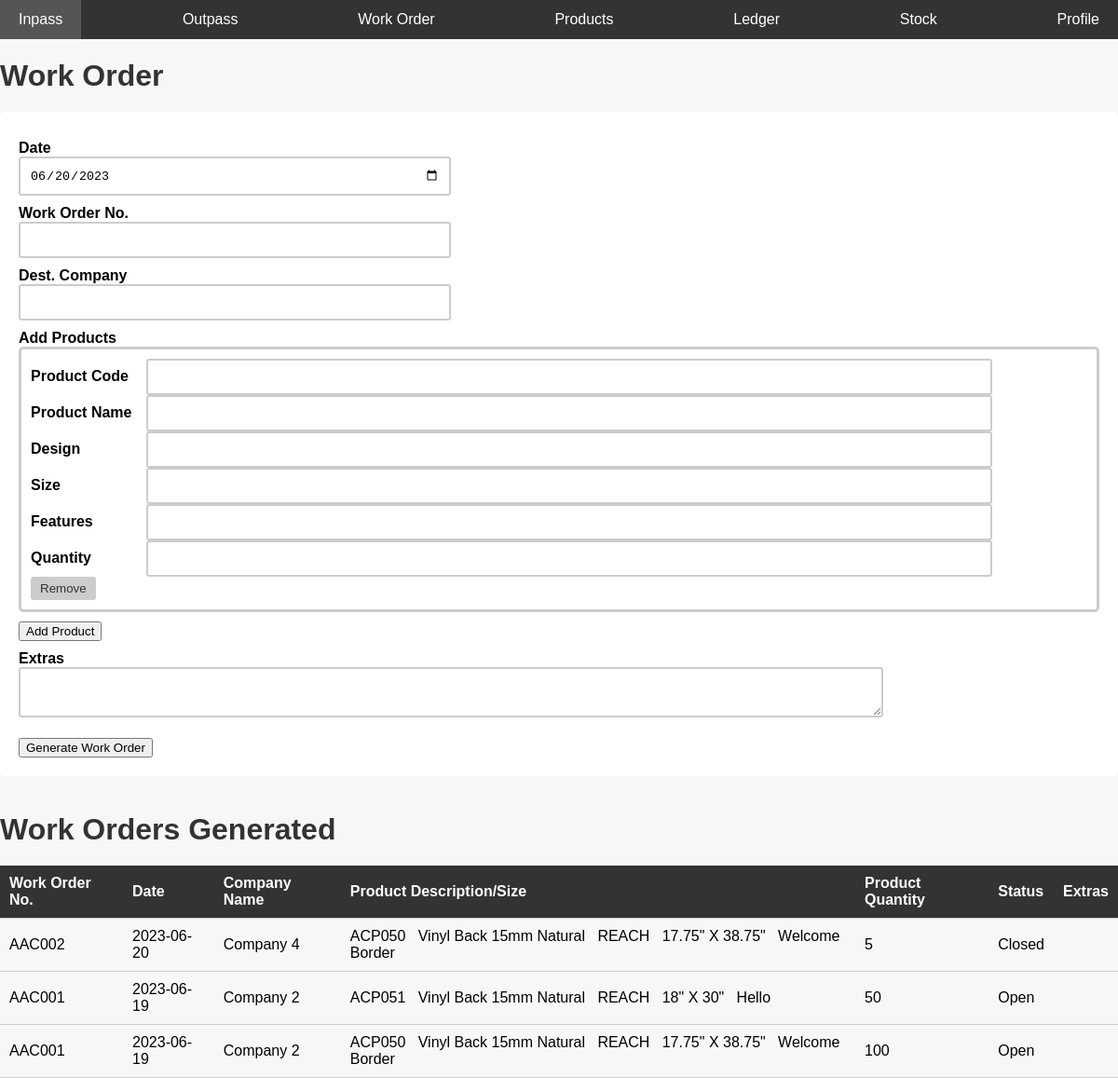
Page /workorder.php on the earlier database version.
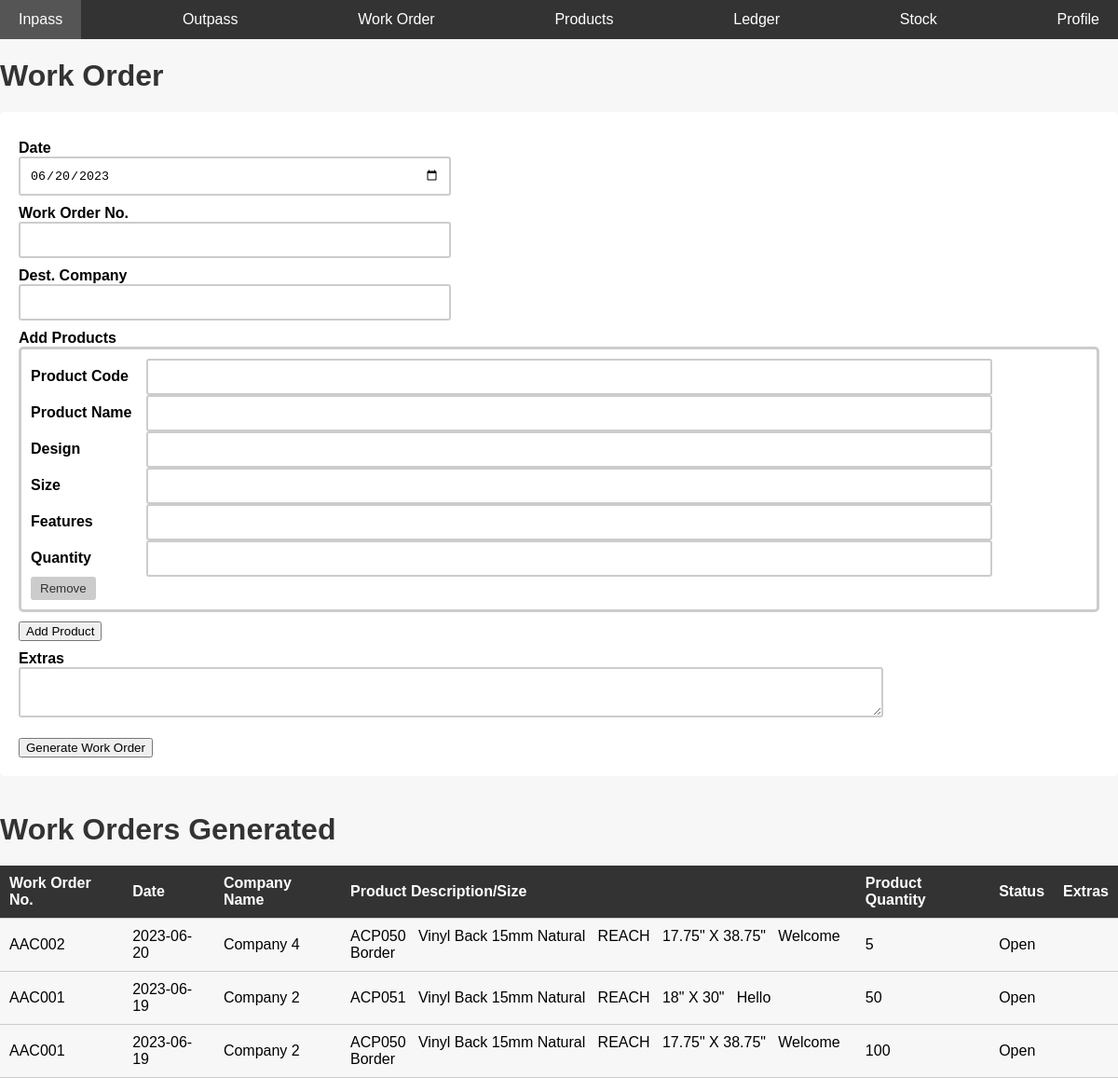
Same page on the later database version.
### tables this page shows
CREATE TABLE IF NOT EXISTS `work_orders` (
  `id` int NOT NULL AUTO_INCREMENT,
  `date` date NOT NULL,
  `work_order_no` varchar(25) NOT NULL,
  `company` varchar(50) NOT NULL,
  `extras` varchar(50) NOT NULL,
  `status` varchar(20) NOT NULL DEFAULT 'Open',
  PRIMARY KEY (`id`)
);

CREATE TABLE IF NOT EXISTS `work_order_products` (
  `work_order_no` varchar(25) NOT NULL,
  `code` varchar(25) NOT NULL,
  `name` varchar(50) NOT NULL,
  `design` varchar(50) NOT NULL,
  `size` varchar(25) NOT NULL,
  `features` varchar(50) NOT NULL,
  `qty` int NOT NULL
);

### workorder.php (the view, shortened to what this page needs)
<?php
include 'conn.php';
include 'nav.php';
?>
<?php
$sql4 = "select * from work_orders,work_order_products where work_orders.work_order_no = work_order_products.work_order_no order by date desc";
$retval3 = mysqli_query($conn, $sql4);
?>
<html>
<link rel="stylesheet" href="css/inpass.css">
<body>
    <h1>Work Order</h1>
    <form name='work_orders' method="POST">
        <label>Date</label>
        <input type="date" id='date' name='date'> <br>
        <label>Work Order No.</label>
        <input type="text" name='work_order_no'> <br>
        <label>Dest. Company</label>
        <input list='companylist' type="text" name='company_name'>
         <br>
        <label>Add Products</label>
        <div id='product_fields'>
        </div>
        <button type="button" id="add_product_field">Add Product</button> <br>
        <label>Extras</label>
        <textarea name='extras'></textarea> <br> <br>
        <button type="submit" name="work_orders">Generate Work Order</button>
    </form> <br>
<div>
<h1>Work Orders Generated</h1>
<table style="border-spacing: 30px;">
    <thead>
        <th>
            Work Order No.
        </th>
        <th>
            Date
        </th>
        <th>
            Company Name
        </th>
        <th>
            Product Description/Size
        </th>
        <th>
            Product Quantity
        </th>
        <th>
            Status
        </th>
        <th>
            Extras
        </th>
    </thead>
    <tbody>
        <tr>
            <?php
            while ($row = $retval3->fetch_assoc()) {
                if (!empty($row)) {
                    echo "
            <tr>
            <td>
            {$row['work_order_no']}
            </td>
            <td>
            {$row['date']}
            </td>
            <td>
            {$row['company']}
            </td>
            <td>
            {$row['code']}
            &nbsp;
            {$row['name']}
            &nbsp;
            {$row['design']}
            &nbsp;
            {$row['size']}
            &nbsp;
            {$row['features']}
            </td>
            <td>
            {$row['qty']}
            </td>
            <td>
            {$row['status']}
            </td>
            <td>
            {$row['extras']}
            </td>
            </tr>
            ";
                }
            }
            ?>
        </tr>
    </tbody>
</table>
</div>
</body>
</html>

Differences in the rows shown:
changed work_orders "Company 4": status "Closed" → "Open"
